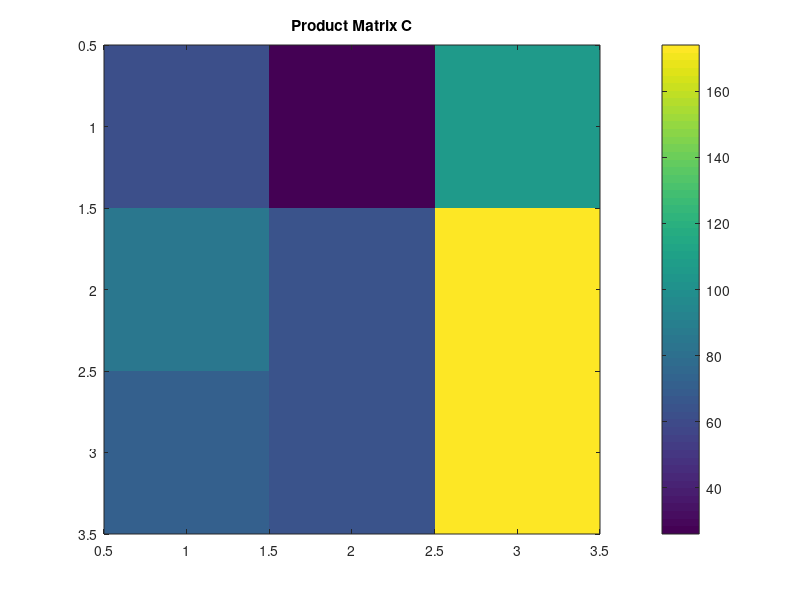

Recreate this plot in MATLAB.

% Day 066: Random Matrix Multiplication and Heatmap

A = randi(10, 3, 3);
B = randi(10, 3, 3);
C = A * B;
disp('Matrix A:'); disp(A);
disp('Matrix B:'); disp(B);
disp('Product C = A * B:'); disp(C);
figure; imagesc(C); colorbar;
title('Product Matrix C');
